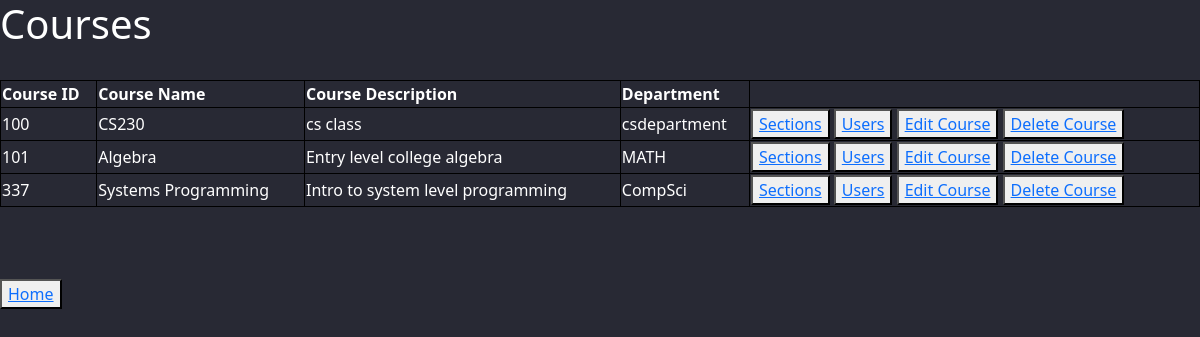
/courses/ (signed in), run on an earlier commit of the app's database.
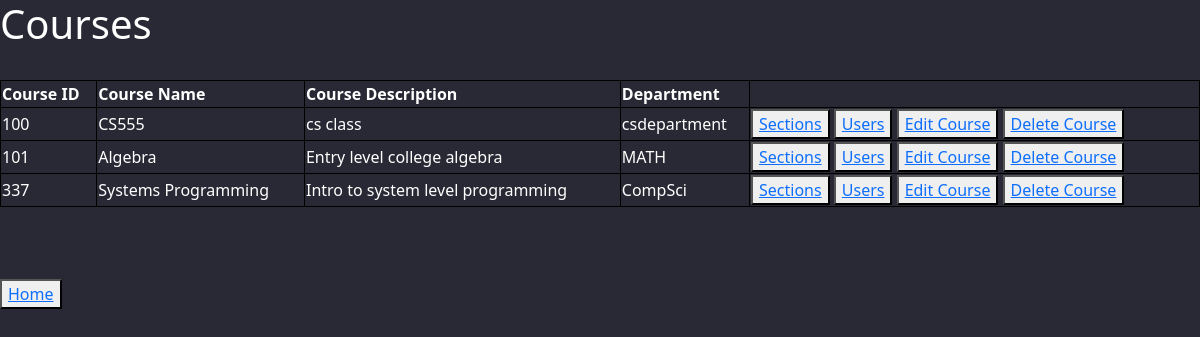
And on a later commit of the database.
### Management/models.py (models this page shows, shortened)
class Course(models.Model):
    courseID = models.IntegerField(primary_key=True)
    courseName = models.CharField(max_length=40)
    courseDescription = models.CharField(max_length=140)
    courseDepartment = models.CharField(max_length=16)

### Management/views.py (the view)
# urls.py: path('courses/', courses.as_view(), name='courses'),
class courses(View):
    def get(self, request):
        userRole = request.session['roleSession']
        course = Course.objects.all()
        context = {'courses': course, 'roleTemplate': userRole}
        return render(request, "main/Course/courses.html", context)

### templates/main/Course/courses.html (shortened to what this page needs)
{% extends 'base.html' %}
{% block content %}
<h1>Courses</h1>
{{ message }} <br>
<table style="width:100%">
  <tr>
      <th>Course ID</th>
    <th>Course Name</th>
    <th>Course Description</th>
    <th>Department</th>
  </tr>
  {% for course in courses %}
  <tr>
    <td>{{ course.courseID }}</td>
    <td>{{ course.courseName }}</td>
    <td>{{ course.courseDescription }}</td>
    <td>{{ course.courseDepartment }}</td>
    <td>
        <button type="button"><a href="{% url 'sections' course.courseID %}">Sections</a></button>
        <button type="button"><a href="{% url 'usersInCourse' course.courseID %}">Users</a></button>
        <button type="button"><a href="{% url 'courseedit' course.courseID %}">Edit Course</a></button>
        <button type="button"><a href="{% url 'courseDelete' course.courseID %}">Delete Course</a></button>
    </td>
  </tr>
  {% endfor %}
</table> <br>
<br> <br> <button type="button"><a href="{% url 'mainHome' %}">Home</a></button>
{% endblock content %}

What changed in the data, as far as the page shows it:
changed Course "cs class": courseName "CS230" → "CS555"
